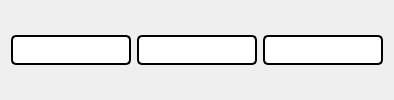
            <widget class="QWidget" name="dropdown_blok_3">
             <layout class="QHBoxLayout" name="horizontalLayout_16">
              <item>
               <widget class="QLineEdit" name="tentukan_blok">
                <property name="styleSheet">
                 <string notr="true">QLineEdit {
    border: 2px solid darkestblue; /* Gaya border */
    border-radius: 5px; /* Radius border */
    padding: 5px; /* Padding internal */
}

QLineEdit::placeholder {
    color: white; /* Warna placeholder menjadi putih terang */
    font-style: italic; /* Opsional: gaya miring */
}</string>
                </property>
               </widget>
              </item>
              <item>
               <widget class="QLineEdit" name="tahun_blok">
                <property name="styleSheet">
                 <string notr="true">QLineEdit {
    border: 2px solid darkestblue; /* Gaya border */
    border-radius: 5px; /* Radius border */
    padding: 5px; /* Padding internal */
}

QLineEdit::placeholder {
    color: white; /* Warna placeholder menjadi putih terang */
    font-style: italic; /* Opsional: gaya miring */
}</string>
                </property>
               </widget>
              </item>
              <item>
               <widget class="QLineEdit" name="hapus_blok">
                <property name="styleSheet">
                 <string notr="true">QLineEdit {
    border: 2px solid darkestblue; /* Gaya border */
    border-radius: 5px; /* Radius border */
    padding: 5px; /* Padding internal */
}

QLineEdit::placeholder {
    color: white; /* Warna placeholder menjadi putih terang */
    font-style: italic; /* Opsional: gaya miring */
}
</string>
                </property>
               </widget>
              </item>
             </layout>
            </widget>
